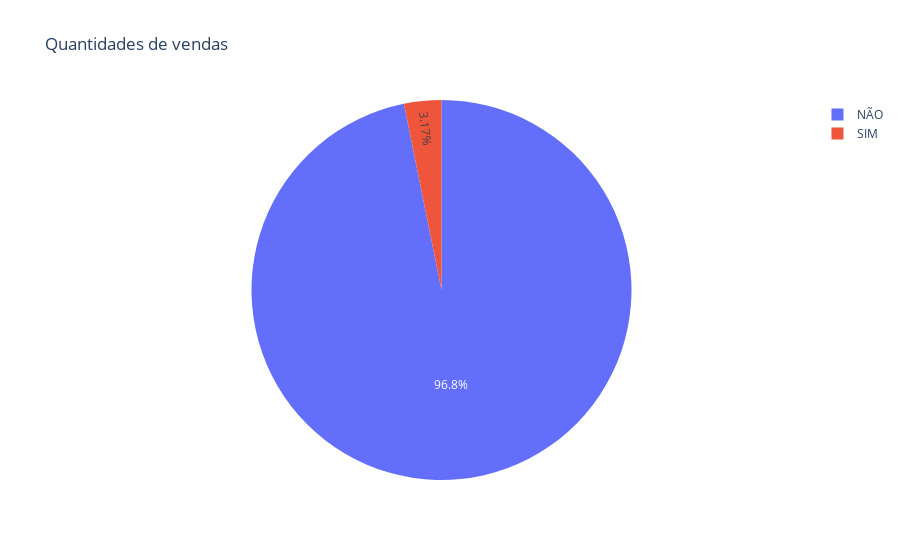

Notebook code cell kept with this figure:
### Markdown cell above
A coluna 'SUB-ORIGEM' possui cerca de 35.5% de dados faltantes, o que inclinou para que não fosse usada na análise;

### Code cell
import plotly.express as px
df1 = df.copy()
df["VENDIDO"] = df["VENDIDO"].replace({
    1: "Venda",
    0: "Não-venda"
})
fig = px.pie(df, names='VENDIDO', title='Quantidades de vendas ')
fig.show()

### Figure 1 — Plotly figure (JSON) as saved in the notebook; plotly's stock layout.template omitted (floating-point values rounded to 4 significant figures; data arrays with more than 128 entries replaced by an {"elided": "..."} marker saying what was removed)
{"data": [{"domain": {"x": [0, 1], "y": [0, 1]}, "hovertemplate": "VENDIDO=%{label}<extra></extra>", "labels": {"elided": "2271 str values"}, "legendgroup": "", "name": "", "showlegend": true, "type": "pie"}], "layout": {"legend": {"tracegroupgap": 0}, "title": {"text": "Quantidades de vendas "}}}
